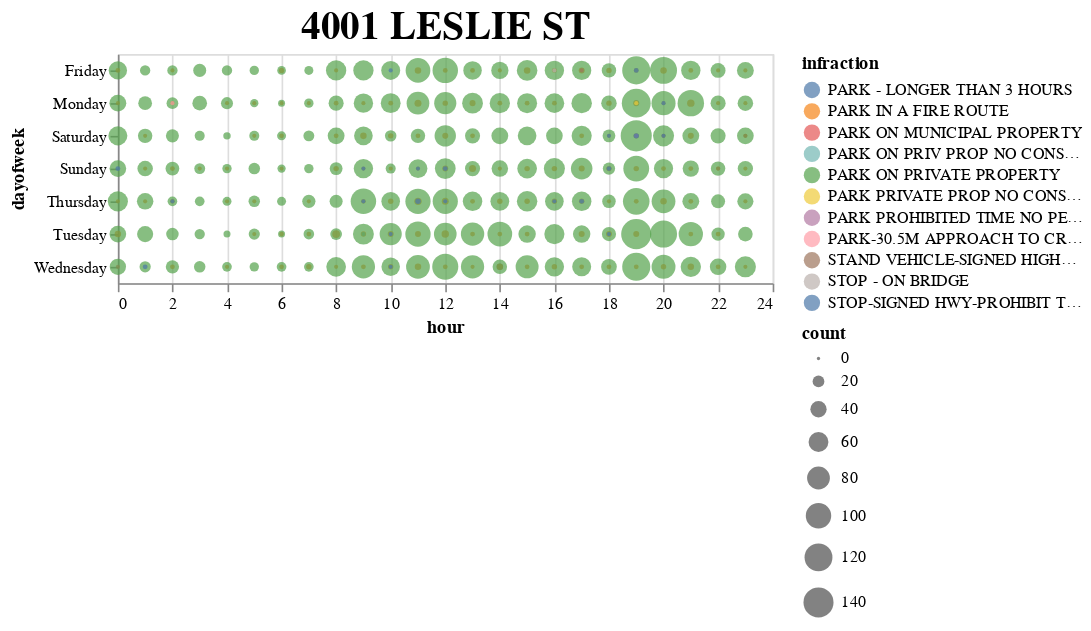
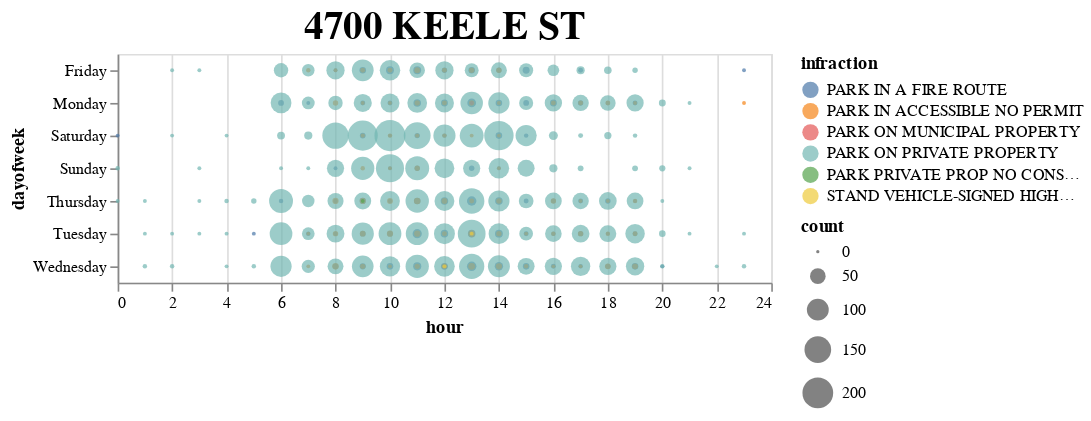
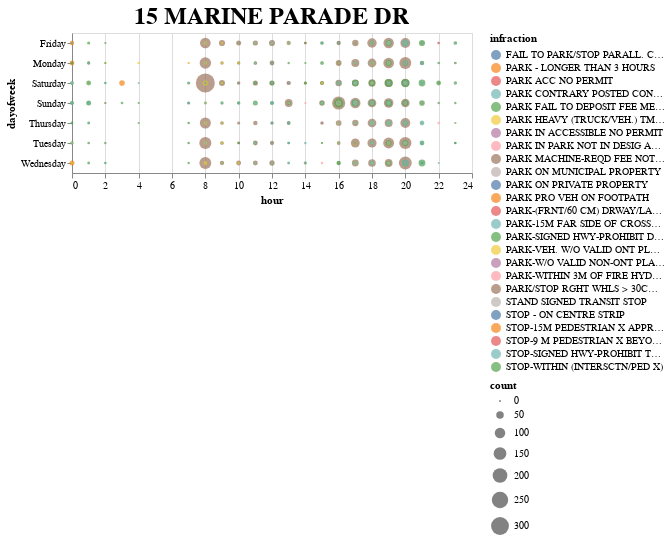
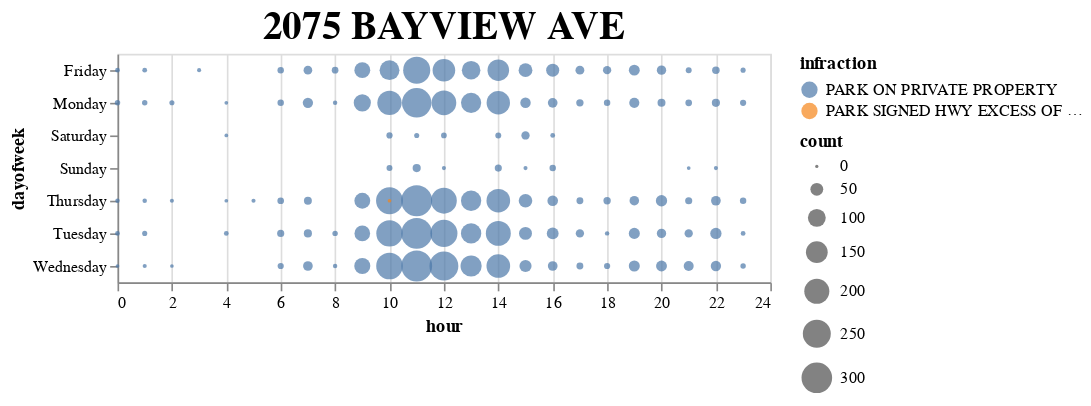

Source (notebook cell) for these figures, in order:
### Code cell
for loc in df['location2'].value_counts().head(10).index:
    plot_location(loc)

### Figure 1 — Vega-Lite specification as saved in the notebook (floating-point values rounded to 4 significant figures; data arrays with more than 128 entries replaced by an {"elided": "..."} marker saying what was removed)
{"config": {"view": {"continuousWidth": 400, "continuousHeight": 300}, "title": {"fontSize": 24}}, "data": {"name": "data-3511081faba3543fa6301267c5fa2774"}, "mark": "circle", "encoding": {"color": {"field": "infraction", "type": "nominal"}, "size": {"field": "count", "type": "quantitative"}, "x": {"field": "hour", "type": "quantitative"}, "y": {"field": "dayofweek", "type": "nominal"}}, "title": "4001 LESLIE ST", "$schema": "https://vega.github.io/schema/vega-lite/v4.17.0.json", "datasets": {"data-3511081faba3543fa6301267c5fa2774": {"elided": "331 records"}}}

### Figure 2 — Vega-Lite specification as saved in the notebook (floating-point values rounded to 4 significant figures; data arrays with more than 128 entries replaced by an {"elided": "..."} marker saying what was removed)
{"config": {"view": {"continuousWidth": 400, "continuousHeight": 300}, "title": {"fontSize": 24}}, "data": {"name": "data-fe1ec4a0f84293427ee189cedc818aed"}, "mark": "circle", "encoding": {"color": {"field": "infraction", "type": "nominal"}, "size": {"field": "count", "type": "quantitative"}, "x": {"field": "hour", "type": "quantitative"}, "y": {"field": "dayofweek", "type": "nominal"}}, "title": "4700 KEELE ST", "$schema": "https://vega.github.io/schema/vega-lite/v4.17.0.json", "datasets": {"data-fe1ec4a0f84293427ee189cedc818aed": {"elided": "273 records"}}}

### Figure 3 — Vega-Lite specification as saved in the notebook (floating-point values rounded to 4 significant figures; data arrays with more than 128 entries replaced by an {"elided": "..."} marker saying what was removed)
{"config": {"view": {"continuousWidth": 400, "continuousHeight": 300}, "title": {"fontSize": 24}}, "data": {"name": "data-680abeaefcd6ce96acc392827fd6519c"}, "mark": "circle", "encoding": {"color": {"field": "infraction", "type": "nominal"}, "size": {"field": "count", "type": "quantitative"}, "x": {"field": "hour", "type": "quantitative"}, "y": {"field": "dayofweek", "type": "nominal"}}, "title": "15 MARINE PARADE DR", "$schema": "https://vega.github.io/schema/vega-lite/v4.17.0.json", "datasets": {"data-680abeaefcd6ce96acc392827fd6519c": {"elided": "529 records"}}}

### Figure 4 — Vega-Lite specification as saved in the notebook (floating-point values rounded to 4 significant figures)
{"config": {"view": {"continuousWidth": 400, "continuousHeight": 300}, "title": {"fontSize": 24}}, "data": {"name": "data-9962f1851cbf5d3e6af5a8551f4e283c"}, "mark": "circle", "encoding": {"color": {"field": "infraction", "type": "nominal"}, "size": {"field": "count", "type": "quantitative"}, "x": {"field": "hour", "type": "quantitative"}, "y": {"field": "dayofweek", "type": "nominal"}}, "title": "2075 BAYVIEW AVE", "$schema": "https://vega.github.io/schema/vega-lite/v4.17.0.json", "datasets": {"data-9962f1851cbf5d3e6af5a8551f4e283c": [{"infraction": "PARK ON PRIVATE PROPERTY", "hour": 0, "dayofweek": "Friday", "count": 4}, {"infraction": "PARK ON PRIVATE PROPERTY", "hour": 0, "dayofweek": "Monday", "count": 6}, {"infraction": "PARK ON PRIVATE PROPERTY", "hour": 0, "dayofweek": "Thursday", "count": 3}, {"infraction": "PARK ON PRIVATE PROPERTY", "hour": 0, "dayofweek": "Tuesday", "count": 4}, {"infraction": "PARK ON PRIVATE PROPERTY", "hour": 0, "dayofweek": "Wednesday", "count": 1}, {"infraction": "PARK ON PRIVATE PROPERTY", "hour": 1, "dayofweek": "Friday", "count": 4}, {"infraction": "PARK ON PRIVATE PROPERTY", "hour": 1, "dayofweek": "Monday", "count": 6}, {"infraction": "PARK ON PRIVATE PROPERTY", "hour": 1, "dayofweek": "Thursday", "count": 3}, {"infraction": "PARK ON PRIVATE PROPERTY", "hour": 1, "dayofweek": "Tuesday", "count": 5}, {"infraction": "PARK ON PRIVATE PROPERTY", "hour": 1, "dayofweek": "Wednesday", "count": 2}, {"infraction": "PARK ON PRIVATE PROPERTY", "hour": 2, "dayofweek": "Monday", "count": 5}, {"infraction": "PARK ON PRIVATE PROPERTY", "hour": 2, "dayofweek": "Thursday", "count": 2}, {"infraction": "PARK ON PRIVATE PROPERTY", "hour": 2, "dayofweek": "Wednesday", "count": 1}, {"infraction": "PARK ON PRIVATE PROPERTY", "hour": 3, "dayofweek": "Friday", "count": 2}, {"infraction": "PARK ON PRIVATE PROPERTY", "hour": 4, "dayofweek": "Monday", "count": 1}, {"infraction": "PARK ON PRIVATE PROPERTY", "hour": 4, "dayofweek": "Saturday", "count": 1}, {"infraction": "PARK ON PRIVATE PROPERTY", "hour": 4, "dayofweek": "Thursday", "count": 1}, {"infraction": "PARK ON PRIVATE PROPERTY", "hour": 4, "dayofweek": "Tuesday", "count": 4}, {"infraction": "PARK ON PRIVATE PROPERTY", "hour": 5, "dayofweek": "Thursday", "count": 2}, {"infraction": "PARK ON PRIVATE PROPERTY", "hour": 6, "dayofweek": "Friday", "count": 10}, {"infraction": "PARK ON PRIVATE PROPERTY", "hour": 6, "dayofweek": "Monday", "count": 10}, {"infraction": "PARK ON PRIVATE PROPERTY", "hour": 6, "dayofweek": "Thursday", "count": 11}, {"infraction": "PARK ON PRIVATE PROPERTY", "hour": 6, "dayofweek": "Tuesday", "count": 13}, {"infraction": "PARK ON PRIVATE PROPERTY", "hour": 6, "dayofweek": "Wednesday", "count": 9}, {"infraction": "PARK ON PRIVATE PROPERTY", "hour": 7, "dayofweek": "Friday", "count": 21}, {"infraction": "PARK ON PRIVATE PROPERTY", "hour": 7, "dayofweek": "Monday", "count": 31}, {"infraction": "PARK ON PRIVATE PROPERTY", "hour": 7, "dayofweek": "Thursday", "count": 17}, {"infraction": "PARK ON PRIVATE PROPERTY", "hour": 7, "dayofweek": "Tuesday", "count": 18}, {"infraction": "PARK ON PRIVATE PROPERTY", "hour": 7, "dayofweek": "Wednesday", "count": 27}, {"infraction": "PARK ON PRIVATE PROPERTY", "hour": 8, "dayofweek": "Friday", "count": 11}, {"infraction": "PARK ON PRIVATE PROPERTY", "hour": 8, "dayofweek": "Monday", "count": 3}, {"infraction": "PARK ON PRIVATE PROPERTY", "hour": 8, "dayofweek": "Tuesday", "count": 6}, {"infraction": "PARK ON PRIVATE PROPERTY", "hour": 8, "dayofweek": "Wednesday", "count": 3}, {"infraction": "PARK ON PRIVATE PROPERTY", "hour": 9, "dayofweek": "Friday", "count": 78}, {"infraction": "PARK ON PRIVATE PROPERTY", "hour": 9, "dayofweek": "Monday", "count": 92}, {"infraction": "PARK ON PRIVATE PROPERTY", "hour": 9, "dayofweek": "Thursday", "count": 78}, {"infraction": "PARK ON PRIVATE PROPERTY", "hour": 9, "dayofweek": "Tuesday", "count": 76}, {"infraction": "PARK ON PRIVATE PROPERTY", "hour": 9, "dayofweek": "Wednesday", "count": 80}, {"infraction": "PARK ON PRIVATE PROPERTY", "hour": 10, "dayofweek": "Friday", "count": 124}, {"infraction": "PARK ON PRIVATE PROPERTY", "hour": 10, "dayofweek": "Monday", "count": 189}, {"infraction": "PARK ON PRIVATE PROPERTY", "hour": 10, "dayofweek": "Saturday", "count": 9}, {"infraction": "PARK ON PRIVATE PROPERTY", "hour": 10, "dayofweek": "Sunday", "count": 8}, {"infraction": "PARK ON PRIVATE PROPERTY", "hour": 10, "dayofweek": "Thursday", "count": 231}, {"infraction": "PARK ON PRIVATE PROPERTY", "hour": 10, "dayofweek": "Tuesday", "count": 222}, {"infraction": "PARK ON PRIVATE PROPERTY", "hour": 10, "dayofweek": "Wednesday", "count": 226}, {"infraction": "PARK ON PRIVATE PROPERTY", "hour": 11, "dayofweek": "Friday", "count": 234}, {"infraction": "PARK ON PRIVATE PROPERTY", "hour": 11, "dayofweek": "Monday", "count": 278}, {"infraction": "PARK ON PRIVATE PROPERTY", "hour": 11, "dayofweek": "Saturday", "count": 5}, {"infraction": "PARK ON PRIVATE PROPERTY", "hour": 11, "dayofweek": "Sunday", "count": 18}, {"infraction": "PARK ON PRIVATE PROPERTY", "hour": 11, "dayofweek": "Thursday", "count": 308}, {"infraction": "PARK ON PRIVATE PROPERTY", "hour": 11, "dayofweek": "Tuesday", "count": 306}, {"infraction": "PARK ON PRIVATE PROPERTY", "hour": 11, "dayofweek": "Wednesday", "count": 305}, {"infraction": "PARK ON PRIVATE PROPERTY", "hour": 12, "dayofweek": "Friday", "count": 162}, {"infraction": "PARK ON PRIVATE PROPERTY", "hour": 12, "dayofweek": "Monday", "count": 195}, {"infraction": "PARK ON PRIVATE PROPERTY", "hour": 12, "dayofweek": "Saturday", "count": 7}, {"infraction": "PARK ON PRIVATE PROPERTY", "hour": 12, "dayofweek": "Sunday", "count": 2}, {"infraction": "PARK ON PRIVATE PROPERTY", "hour": 12, "dayofweek": "Thursday", "count": 212}, {"infraction": "PARK ON PRIVATE PROPERTY", "hour": 12, "dayofweek": "Tuesday", "count": 234}, {"infraction": "PARK ON PRIVATE PROPERTY", "hour": 12, "dayofweek": "Wednesday", "count": 267}, {"infraction": "PARK ON PRIVATE PROPERTY", "hour": 13, "dayofweek": "Friday", "count": 108}, {"infraction": "PARK ON PRIVATE PROPERTY", "hour": 13, "dayofweek": "Monday", "count": 129}, {"infraction": "PARK ON PRIVATE PROPERTY", "hour": 13, "dayofweek": "Thursday", "count": 130}, {"infraction": "PARK ON PRIVATE PROPERTY", "hour": 13, "dayofweek": "Tuesday", "count": 131}, {"infraction": "PARK ON PRIVATE PROPERTY", "hour": 13, "dayofweek": "Wednesday", "count": 142}, {"infraction": "PARK ON PRIVATE PROPERTY", "hour": 14, "dayofweek": "Friday", "count": 147}, {"infraction": "PARK ON PRIVATE PROPERTY", "hour": 14, "dayofweek": "Monday", "count": 174}, {"infraction": "PARK ON PRIVATE PROPERTY", "hour": 14, "dayofweek": "Saturday", "count": 8}, {"infraction": "PARK ON PRIVATE PROPERTY", "hour": 14, "dayofweek": "Sunday", "count": 13}, {"infraction": "PARK ON PRIVATE PROPERTY", "hour": 14, "dayofweek": "Thursday", "count": 178}, {"infraction": "PARK ON PRIVATE PROPERTY", "hour": 14, "dayofweek": "Tuesday", "count": 198}, {"infraction": "PARK ON PRIVATE PROPERTY", "hour": 14, "dayofweek": "Wednesday", "count": 178}, {"infraction": "PARK ON PRIVATE PROPERTY", "hour": 15, "dayofweek": "Friday", "count": 58}, {"infraction": "PARK ON PRIVATE PROPERTY", "hour": 15, "dayofweek": "Monday", "count": 32}, {"infraction": "PARK ON PRIVATE PROPERTY", "hour": 15, "dayofweek": "Saturday", "count": 19}, {"infraction": "PARK ON PRIVATE PROPERTY", "hour": 15, "dayofweek": "Sunday", "count": 2}, {"infraction": "PARK ON PRIVATE PROPERTY", "hour": 15, "dayofweek": "Thursday", "count": 56}, {"infraction": "PARK ON PRIVATE PROPERTY", "hour": 15, "dayofweek": "Tuesday", "count": 51}, {"infraction": "PARK ON PRIVATE PROPERTY", "hour": 15, "dayofweek": "Wednesday", "count": 44}, {"infraction": "PARK ON PRIVATE PROPERTY", "hour": 16, "dayofweek": "Friday", "count": 52}, {"infraction": "PARK ON PRIVATE PROPERTY", "hour": 16, "dayofweek": "Monday", "count": 27}, {"infraction": "PARK ON PRIVATE PROPERTY", "hour": 16, "dayofweek": "Saturday", "count": 4}, {"infraction": "PARK ON PRIVATE PROPERTY", "hour": 16, "dayofweek": "Sunday", "count": 10}, {"infraction": "PARK ON PRIVATE PROPERTY", "hour": 16, "dayofweek": "Thursday", "count": 33}, {"infraction": "PARK ON PRIVATE PROPERTY", "hour": 16, "dayofweek": "Tuesday", "count": 42}, {"infraction": "PARK ON PRIVATE PROPERTY", "hour": 16, "dayofweek": "Wednesday", "count": 27}, {"infraction": "PARK ON PRIVATE PROPERTY", "hour": 17, "dayofweek": "Friday", "count": 22}, {"infraction": "PARK ON PRIVATE PROPERTY", "hour": 17, "dayofweek": "Monday", "count": 14}, {"infraction": "PARK ON PRIVATE PROPERTY", "hour": 17, "dayofweek": "Thursday", "count": 12}, {"infraction": "PARK ON PRIVATE PROPERTY", "hour": 17, "dayofweek": "Tuesday", "count": 19}, {"infraction": "PARK ON PRIVATE PROPERTY", "hour": 17, "dayofweek": "Wednesday", "count": 12}, {"infraction": "PARK ON PRIVATE PROPERTY", "hour": 18, "dayofweek": "Friday", "count": 19}, {"infraction": "PARK ON PRIVATE PROPERTY", "hour": 18, "dayofweek": "Monday", "count": 10}, {"infraction": "PARK ON PRIVATE PROPERTY", "hour": 18, "dayofweek": "Thursday", "count": 14}, {"infraction": "PARK ON PRIVATE PROPERTY", "hour": 18, "dayofweek": "Tuesday", "count": 3}, {"infraction": "PARK ON PRIVATE PROPERTY", "hour": 18, "dayofweek": "Wednesday", "count": 9}, {"infraction": "PARK ON PRIVATE PROPERTY", "hour": 19, "dayofweek": "Friday", "count": 35}, {"infraction": "PARK ON PRIVATE PROPERTY", "hour": 19, "dayofweek": "Monday", "count": 30}, {"infraction": "PARK ON PRIVATE PROPERTY", "hour": 19, "dayofweek": "Thursday", "count": 26}, {"infraction": "PARK ON PRIVATE PROPERTY", "hour": 19, "dayofweek": "Tuesday", "count": 36}, {"infraction": "PARK ON PRIVATE PROPERTY", "hour": 19, "dayofweek": "Wednesday", "count": 36}, {"infraction": "PARK ON PRIVATE PROPERTY", "hour": 20, "dayofweek": "Friday", "count": 25}, {"infraction": "PARK ON PRIVATE PROPERTY", "hour": 20, "dayofweek": "Monday", "count": 17}, {"infraction": "PARK ON PRIVATE PROPERTY", "hour": 20, "dayofweek": "Thursday", "count": 38}, {"infraction": "PARK ON PRIVATE PROPERTY", "hour": 20, "dayofweek": "Tuesday", "count": 25}, {"infraction": "PARK ON PRIVATE PROPERTY", "hour": 20, "dayofweek": "Wednesday", "count": 35}, {"infraction": "PARK ON PRIVATE PROPERTY", "hour": 21, "dayofweek": "Friday", "count": 8}, {"infraction": "PARK ON PRIVATE PROPERTY", "hour": 21, "dayofweek": "Monday", "count": 11}, {"infraction": "PARK ON PRIVATE PROPERTY", "hour": 21, "dayofweek": "Sunday", "count": 1}, {"infraction": "PARK ON PRIVATE PROPERTY", "hour": 21, "dayofweek": "Thursday", "count": 13}, {"infraction": "PARK ON PRIVATE PROPERTY", "hour": 21, "dayofweek": "Tuesday", "count": 19}, {"infraction": "PARK ON PRIVATE PROPERTY", "hour": 21, "dayofweek": "Wednesday", "count": 29}, {"infraction": "PARK ON PRIVATE PROPERTY", "hour": 22, "dayofweek": "Friday", "count": 15}, {"infraction": "PARK ON PRIVATE PROPERTY", "hour": 22, "dayofweek": "Monday", "count": 18}, {"infraction": "PARK ON PRIVATE PROPERTY", "hour": 22, "dayofweek": "Sunday", "count": 2}, {"infraction": "PARK ON PRIVATE PROPERTY", "hour": 22, "dayofweek": "Thursday", "count": 27}, {"infraction": "PARK ON PRIVATE PROPERTY", "hour": 22, "dayofweek": "Tuesday", "count": 38}, {"infraction": "PARK ON PRIVATE PROPERTY", "hour": 22, "dayofweek": "Wednesday", "count": 31}, {"infraction": "PARK ON PRIVATE PROPERTY", "hour": 23, "dayofweek": "Friday", "count": 5}, {"infraction": "PARK ON PRIVATE PROPERTY", "hour": 23, "dayofweek": "Monday", "count": 9}, {"infraction": "PARK ON PRIVATE PROPERTY", "hour": 23, "dayofweek": "Thursday", "count": 10}, {"infraction": "PARK ON PRIVATE PROPERTY", "hour": 23, "dayofweek": "Tuesday", "count": 4}, {"infraction": "PARK ON PRIVATE PROPERTY", "hour": 23, "dayofweek": "Wednesday", "count": 6}, {"infraction": "PARK SIGNED HWY EXCESS OF TIME", "hour": 10, "dayofweek": "Thursday", "count": 1}]}}
